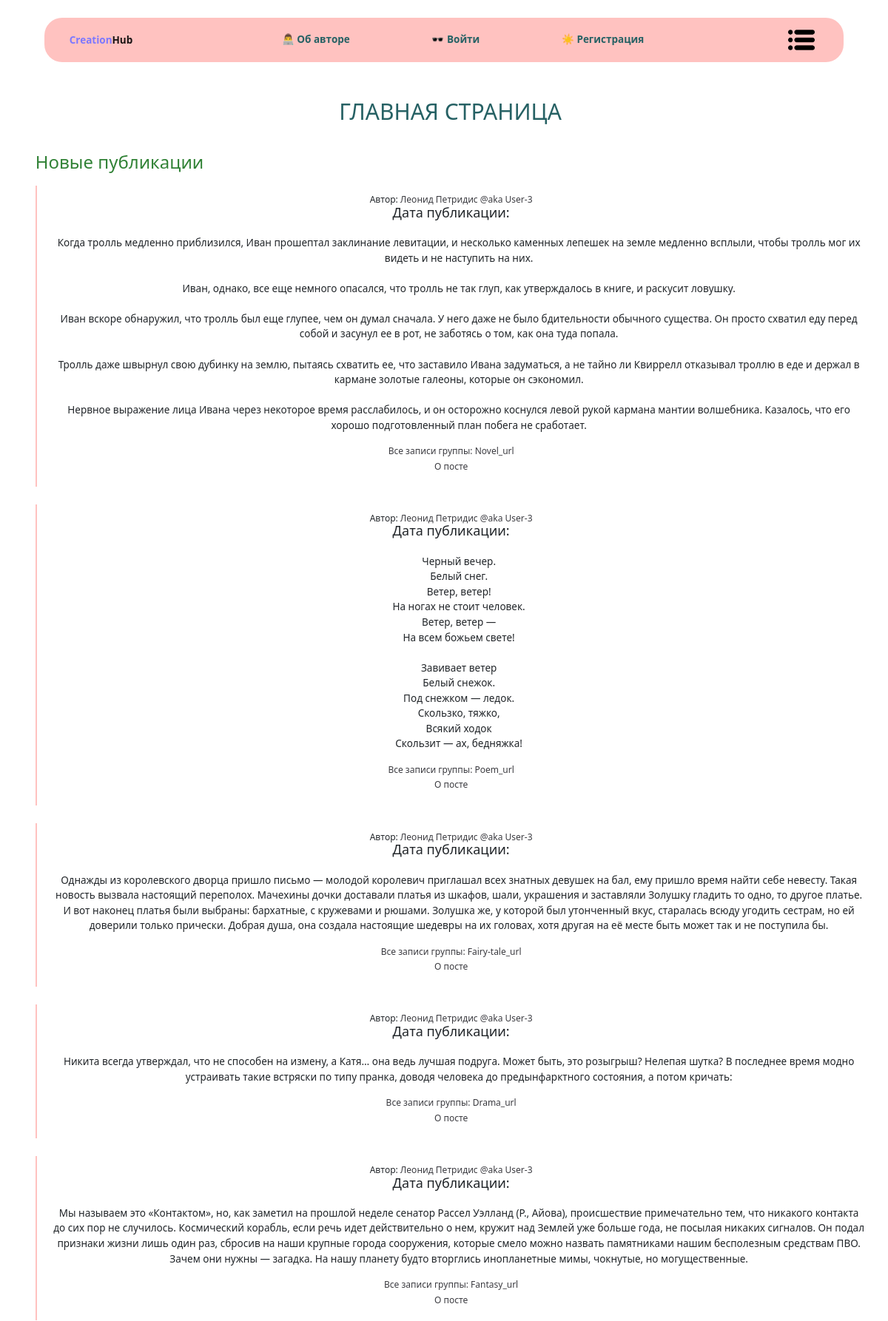
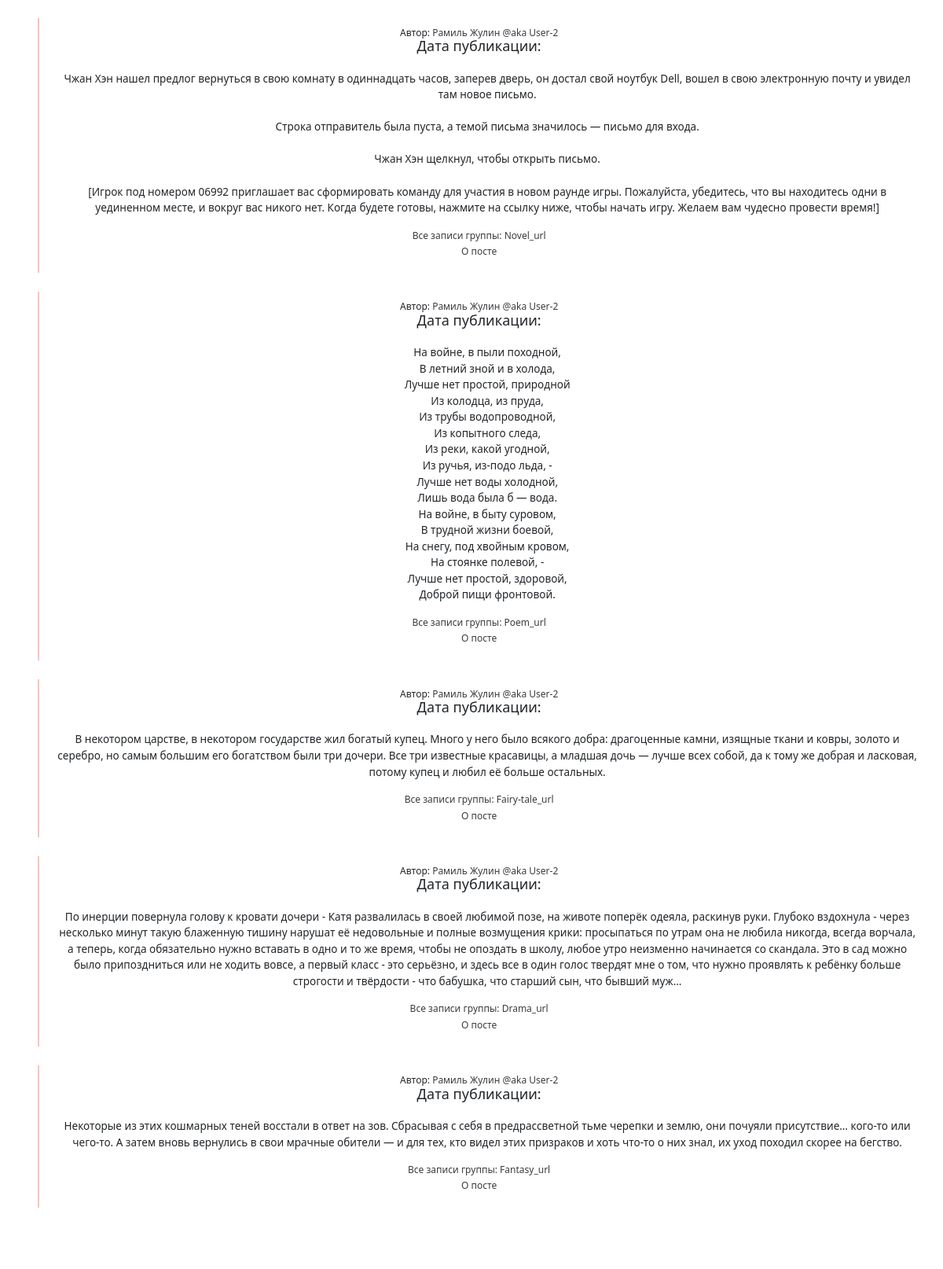
The page / (upper part) on the database its author committed (2 pictures, top to bottom).
### posts/models.py (models this page shows, shortened)
class Post(CreatedModel):
    text = models.TextField(
        verbose_name='Текст вашего поста'
    )
    group = models.ForeignKey(
        Group,
        blank=True,
        null=True,
        on_delete=models.SET_NULL,
        related_name='posts',
        verbose_name='select',
        help_text='Выберите группу или оставьте пустым',
    )
    author = models.ForeignKey(
        User,
        on_delete=models.CASCADE,
        related_name='posts',
        verbose_name='Автор поста',
    )
    class Meta:
        ordering = ('-created',)

class Group(models.Model):
    title = models.CharField(
        max_length=200,
        verbose_name='Название группы',
    )
    slug = models.SlugField(
        unique=True,
        max_length=20,
        verbose_name='URL адреса группы'
    )
    description = models.TextField(
        verbose_name='Описание группы',
    )

### posts/views.py (the view)
# urls.py: path('', views.index, name='index'),
def index(request):
    posts = Post.objects.all().select_related('author', 'group')
    page_obj = get_page(request, posts)
    context = {
        'page_obj': page_obj,
    }
    return render(request, 'posts/index.html', context)

### core/context_processors/year.py (called while the page is built)
def year(request):
    return {
        'year': timezone.now().year
    }

### posts/utilits.py (called while the page is built)
def get_page(request, posts):
    paginator = Paginator(posts, settings.PAGE_AMOUNT)
    page_number = request.GET.get('page')
    page_obj = paginator.get_page(page_number)
    return page_obj

### templates/posts/index.html (shortened to what this page needs)
{% extends "base.html" %}
  {% block content %}
    <section id="posts">
      <h1 class="main__header">Главная страница</h1>
      <div class="posts container py-5">
          <h2 class="posts__header">Новые публикации</h2>
          {% for post in page_obj %}
            <div class="posts_container">
              {% include 'includes/description.html' %}
                {% if post.group %}
                  <div class="post__link">
                    <a href="{% url 'posts:group_list' post.group.slug %}" class="posts__data">Все записи группы: {{post.group.slug}}</a>
                  </div>
                {% endif %}
              <div class="post__link">
                <a href="{% url 'posts:post_detail' post.id %}" class="posts__data"> О посте </a>
              </div>
            </div>
  {% endfor %}
{% endblock %}

### templates/includes/description.html
<ul class="posts__data posts__ul">
    <li>
      Автор: <a href="{% url 'posts:profile' post.author %}">{{ post.author.get_full_name }} @aka {{post.author}}</a>
    </li>
    <li class="posts__li">
      <span class="post_article">Дата публикации:</span> {{ post.pub_date|date:"d E Y" }}
    </li>
</ul>
<p class="posts__text">{{ post.text|linebreaksbr }}</p>

### static/css/custom_style/style.css (style rules this page uses)
ul, ol { list-style: none; padding: 0; }
a:not([class]) { -webkit-text-decoration-skip: ink; text-decoration-skip-ink: auto; }
html { font-size: 1vw; overflow-x: hidden; -webkit-text-size-adjust: 100%; min-height: 120vh; }
body { min-height: 100vh; min-width: 33.6vw; text-rendering: optimizeSpeed; line-height: 1.2; -webkit-font-smoothing: antialiased; scroll-behavior: smooth; overflow-x: hidden; }
a { text-decoration: none; color: #3B3B40; cursor: pointer; }
h1, h2, h3, h4, h5, h6 { margin: 0; padding: 0; }
h1 { text-transform: uppercase; }
section { margin-top: 2.05vw; margin-left:2.4375vw ; }
.main__header { margin-top: 2vw; color:#266164; -webkit-transition: 0.5s ease; }
#posts { display: flex; flex-direction: column; align-items: center; }
.posts { min-width: 90vw; }
.post_article { font-style: normal; font-weight: normal; font-size: 1.5vw; line-height: 1.5vw; align-items: center; }
.posts_container { display: flex; flex-direction: column; text-align: center; justify-content: center; align-items: center; margin-top:1.5vw ; margin-bottom: 2vw; padding-bottom: 20px; border-left: 0.20vw solid #FFC2C0; -webkit-transition: 0.5s ease; min-width: 90vw; }
.posts__ul { margin-top: 1vw; }
.posts__li { margin-bottom: 0.75vw; }
.posts__text { margin-left: 1.75vw; font-style: normal; font-weight: normal; font-size: 1.125vw; line-height: 1.7125vw; display: flex; align-items: center; }
.post__link { display:flex ; justify-content: center; margin-top: 0.5vw; }
.posts__header { color: #318236 ; }

### rows shown on the page
Post: author.get_full_name "Леонид Петридис", author "User-3", text "Когда тролль медленно приблизился, Иван прошептал заклинание левитации, и несколько каменных лепешек на земле медленно всплыли, чтобы тролль мог их видеть и не наступить на них. Иван, однако, все еще немного опасался, что тролль не так глуп, как утверждалось в книге, и раскусит ловушку. Иван вскоре обнаружил, что тролль был еще глупее, чем он думал сначала. У него даже не было бдительности обычного существа. Он просто схватил еду перед собой и засунул ее в рот, не заботясь о том, как она туда попала. Тролль даже швырнул свою дубинку на землю, пытаясь схватить ее, что заставило Ивана задуматься, а не тайно ли Квиррелл отказывал троллю в еде и держал в кармане золотые галеоны, которые он…", group.slug "Novel_url"
Post: author.get_full_name "Леонид Петридис", author "User-3", text "Черный вечер. Белый снег. Ветер, ветер! На ногах не стоит человек. Ветер, ветер — На всем божьем свете! Завивает ветер Белый снежок. Под снежком — ледок. Скользко, тяжко, Всякий ходок Скользит — ах, бедняжка!", group.slug "Poem_url"
Post: author.get_full_name "Леонид Петридис", author "User-3", text "Однажды из королевского дворца пришло письмо — молодой королевич приглашал всех знатных девушек на бал, ему пришло время найти себе невесту. Такая новость вызвала настоящий переполох. Мачехины дочки доставали платья из шкафов, шали, украшения и заставляли Золушку гладить то одно, то другое платье. И вот наконец платья были выбраны: бархатные, с кружевами и рюшами. Золушка же, у которой был утонченный вкус, старалась всюду угодить сестрам, но ей доверили только прически. Добрая душа, она создала настоящие шедевры на их головах, хотя другая на её месте быть может так и не поступила бы.", group.slug "Fairy-tale_url"
Post: author.get_full_name "Леонид Петридис", author "User-3", text "Никита всегда утверждал, что не способен на измену, а Катя… она ведь лучшая подруга. Может быть, это розыгрыш? Нелепая шутка? В последнее время модно устраивать такие встряски по типу пранка, доводя человека до предынфарктного состояния, а потом кричать:", group.slug "Drama_url"
Post: author.get_full_name "Леонид Петридис", author "User-3", text "Мы называем это «Контактом», но, как заметил на прошлой неделе сенатор Рассел Уэлланд (Р., Айова), происшествие примечательно тем, что никакого контакта до сих пор не случилось. Космический корабль, если речь идет действительно о нем, кружит над Землей уже больше года, не посылая никаких сигналов. Он подал признаки жизни лишь один раз, сбросив на наши крупные города сооружения, которые смело можно назвать памятниками нашим бесполезным средствам ПВО. Зачем они нужны — загадка. На нашу планету будто вторглись инопланетные мимы, чокнутые, но могущественные.", group.slug "Fantasy_url"
Post: author.get_full_name "Рамиль Жулин", author "User-2", text "Чжан Хэн нашел предлог вернуться в свою комнату в одиннадцать часов, заперев дверь, он достал свой ноутбук Dell, вошел в свою электронную почту и увидел там новое письмо. Строка отправитель была пуста, а темой письма значилось — письмо для входа. Чжан Хэн щелкнул, чтобы открыть письмо. [Игрок под номером 06992 приглашает вас сформировать команду для участия в новом раунде игры. Пожалуйста, убедитесь, что вы находитесь одни в уединенном месте, и вокруг вас никого нет. Когда будете готовы, нажмите на ссылку ниже, чтобы начать игру. Желаем вам чудесно провести время!]", group.slug "Novel_url"
Post: author.get_full_name "Рамиль Жулин", author "User-2", text "На войне, в пыли походной, В летний зной и в холода, Лучше нет простой, природной Из колодца, из пруда, Из трубы водопроводной, Из копытного следа, Из реки, какой угодной, Из ручья, из-подо льда, - Лучше нет воды холодной, Лишь вода была б — вода. На войне, в быту суровом, В трудной жизни боевой, На снегу, под хвойным кровом, На стоянке полевой, - Лучше нет простой, здоровой, Доброй пищи фронтовой.", group.slug "Poem_url"
Post: author.get_full_name "Рамиль Жулин", author "User-2", text "В некотором царстве, в некотором государстве жил богатый купец. Много у него было всякого добра: драгоценные камни, изящные ткани и ковры, золото и серебро, но самым большим его богатством были три дочери. Все три известные красавицы, а младшая дочь — лучше всех собой, да к тому же добрая и ласковая, потому купец и любил её больше остальных.", group.slug "Fairy-tale_url"
Post: author.get_full_name "Рамиль Жулин", author "User-2", text "По инерции повернула голову к кровати дочери - Катя развалилась в своей любимой позе, на животе поперёк одеяла, раскинув руки. Глубоко вздохнула - через несколько минут такую блаженную тишину нарушат её недовольные и полные возмущения крики: просыпаться по утрам она не любила никогда, всегда ворчала, а теперь, когда обязательно нужно вставать в одно и то же время, чтобы не опоздать в школу, любое утро неизменно начинается со скандала. Это в сад можно было припоздниться или не ходить вовсе, а первый класс - это серьёзно, и здесь все в один голос твердят мне о том, что нужно проявлять к ребёнку больше строгости и твёрдости - что бабушка, что старший сын, что бывший муж...", group.slug "Drama_url"
Post: author.get_full_name "Рамиль Жулин", author "User-2", text "Некоторые из этих кошмарных теней восстали в ответ на зов. Сбрасывая с себя в предрассветной тьме черепки и землю, они почуяли присутствие… кого-то или чего-то. А затем вновь вернулись в свои мрачные обители — и для тех, кто видел этих призраков и хоть что-то о них знал, их уход походил скорее на бегство.", group.slug "Fantasy_url"
